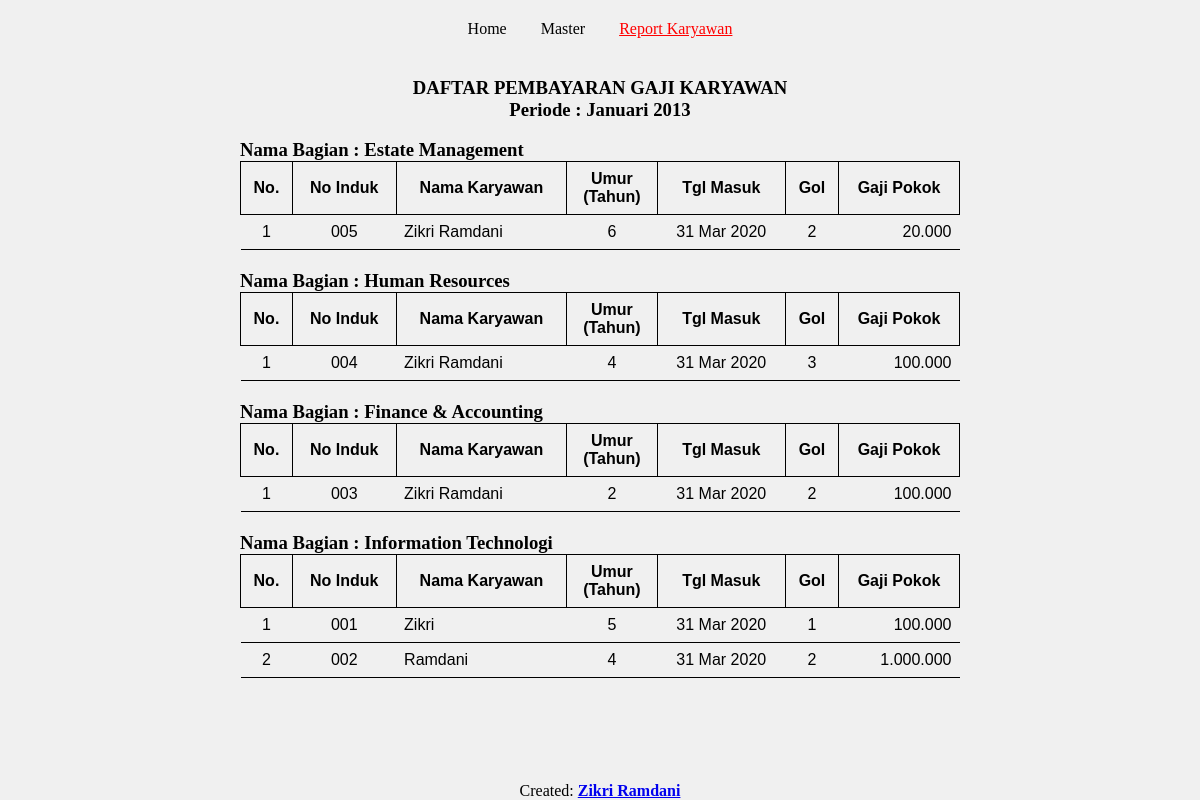
The app's page /report_karyawan.php with its own data.
### tables this page shows
CREATE TABLE `tbl_bagian` (
  `id_bagian` int(5) NOT NULL,
  `kode_bagian` char(5) NOT NULL,
  `nama_bagian` varchar(50) NOT NULL,
  `kepala_bagian` varchar(50) NOT NULL
);

CREATE TABLE `tbl_karyawan` (
  `id_karyawan` int(11) NOT NULL,
  `no_induk` char(9) NOT NULL,
  `kode_bagian` char(5) NOT NULL,
  `nama` varchar(50) NOT NULL,
  `tempat_lahir` varchar(50) NOT NULL,
  `tanggal_lahir` datetime NOT NULL,
  `tanggal_masuk` datetime NOT NULL,
  `golongan` char(3) NOT NULL
);

CREATE TABLE `tbl_gaji` (
  `id_gaji` int(11) NOT NULL,
  `no_induk` char(9) NOT NULL,
  `tahun` int(10) NOT NULL,
  `bulan` char(10) NOT NULL,
  `kode_gaji` char(3) NOT NULL,
  `jumlah` int(18) NOT NULL
);

### report_karyawan.php (the view, shortened to what this page needs)
<!DOCTYPE html>
<html>
<head>
	<link rel="stylesheet" href="css/styles.css">
	<link rel="stylesheet" href="css/tables.css">
</head>
<body>
<div class="flex-container">
	<header>
		<a href="./">Home</a>
		<div class="submenu">
		  	<a href="#">Master</a>
		</div>
		<a href="report_karyawan.php" class="active">Report Karyawan</a>
	</header>
	<section class="content">
		<h3 class="text-center">DAFTAR PEMBAYARAN GAJI KARYAWAN<br>Periode : Januari 2013</h3>
		<?php
			include 'koneksi.php';
			$queryBagian = "SELECT * FROM tbl_bagian";
			$readBagian = mysqli_query($koneksi, $queryBagian);
		?>
		<?php
			while($bagian_data = mysqli_fetch_array($readBagian)) {
				echo "<div>";
					echo "<h3 class='mb-0'><b>Nama Bagian : ".$bagian_data['nama_bagian']."</b></h3>";
				echo "</div>";
				$queryJoin = "SELECT * FROM tbl_karyawan JOIN tbl_bagian ON tbl_karyawan.kode_bagian = tbl_bagian.kode_bagian JOIN tbl_gaji ON tbl_karyawan.no_induk = tbl_gaji.no_induk AND tbl_karyawan.kode_bagian = '$bagian_data[kode_bagian]'";
				$readJoin = mysqli_query($koneksi, $queryJoin);
				$no = 0;
				echo "<div class='mb-20'>";
					echo "<table class='table-report'>";
					  	echo "<tr>";
					    	echo "<th class='text-center'>No.</th>";
					    	echo "<th class='text-center'>No Induk</th>";
					    	echo "<th class='text-center'>Nama Karyawan</th>";
					    	echo "<th class='text-center'>Umur<br>(Tahun)</th>";
					    	echo "<th class='text-center'>Tgl Masuk</th>";
					    	echo "<th class='text-center'>Gol</th>";
					    	echo "<th class='text-center'>Gaji Pokok</th>";
					  	echo "</tr>";
						while($join_data = mysqli_fetch_array($readJoin)) {
							$no++;
					        echo "<tr>";
					        echo "<td class='text-center'>$no</td>";
					        echo "<td class='text-center'>".$join_data['no_induk']."</td>";
					        echo "<td>".$join_data['nama']."</td>";
				        	$birthDate 	= new DateTime($join_data['tanggal_lahir']);
	                    	$today  = new DateTime();
	                    	$y 	 	= $today->diff($birthDate)->y;
				        	echo "<td class='text-center'>".$y."</td>";
					        echo "<td class='text-center'>".date('d M Y', strtotime($join_data['tanggal_masuk']))."</td>";
					        echo "<td class='text-center'>".$join_data['golongan']."</td>";
					        echo "<td class='text-right'>".number_format($join_data['jumlah'], 0, ".", ".")."</td>";
					        echo "</tr>";
						}
					echo "</table>";
				echo "</div>";
			}
		?>
	</section>
	<?php include 'footer.php';?>
</div>
</body>
</html>

### css/styles.css (style rules this page uses)
body { margin: 0; background-color: #f0f0f0; }
.flex-container { width: 100%; display: flex; flex-direction: column; min-height: 100vh; }
header { width: 100%; text-align: center; margin-bottom: 20px; padding-top: 20px; }
header a { color: black; padding: 15px; font-size: 16px; text-decoration: none; }
header a.active { color: red; text-decoration: underline; }
.submenu { position: relative; display: inline-block; }
.content { width: 60%; margin: auto; flex: 1; }
.text-center { text-align: center; }
.text-right { text-align: right; }
.mb-0 { margin-bottom: 0; }
.mb-20 { margin-bottom: 20px; }

### css/tables.css (style rules this page uses)
table { font-family: arial, sans-serif; border-collapse: collapse; width: 100%; }
td, th { border: 1px solid black; text-align: left; padding: 8px; }
tr:nth-child(even) { background-color: #dddddd; }
.table-report td { border-bottom: 1px solid black; border-left: none; border-right: none; padding: 8px; }
.table-report tr:nth-child(even) { background: none; }

### records on screen
tbl_bagian: nama_bagian "Estate Management"
tbl_karyawan: tbl_gaji.no_induk "005", nama "Zikri Ramdani", tanggal_masuk "31 Mar 2020", golongan "2", tbl_gaji.jumlah "20.000"
tbl_bagian: nama_bagian "Human Resources"
tbl_karyawan: tbl_gaji.no_induk "004", nama "Zikri Ramdani", tanggal_masuk "31 Mar 2020", golongan "3", tbl_gaji.jumlah "100.000"
tbl_bagian: nama_bagian "Finance & Accounting"
tbl_karyawan: tbl_gaji.no_induk "003", nama "Zikri Ramdani", tanggal_masuk "31 Mar 2020", golongan "2", tbl_gaji.jumlah "100.000"
tbl_bagian: nama_bagian "Information Technologi"
tbl_karyawan: tbl_gaji.no_induk "001", nama "Zikri", tanggal_masuk "31 Mar 2020", golongan "1", tbl_gaji.jumlah "100.000"
tbl_karyawan: tbl_gaji.no_induk "002", nama "Ramdani", tanggal_masuk "31 Mar 2020", golongan "2", tbl_gaji.jumlah "1.000.000"
